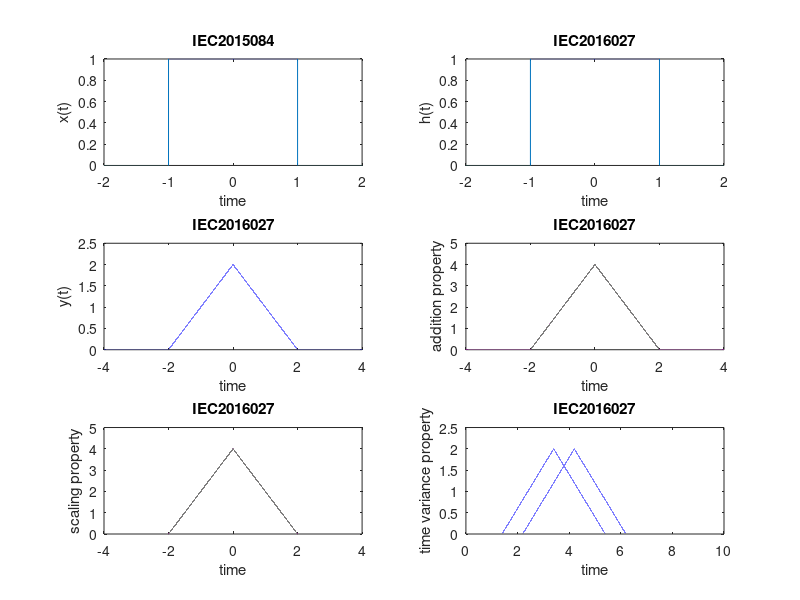

The MATLAB script that drew this image:
t=-2:0.0001:2

x=zeros(size(t));
h=zeros(size(t));
x(t>=-1 & t<=1)=1;
subplot(3,2,1);
plot(t,x);
xlabel('time');
ylabel('x(t)');
title('IEC2015084');

h(t>=-1 & t<=1)=1;
subplot(3,2,2);
plot(t,h);
xlabel('time');
ylabel('h(t)');
title('IEC2016027');

y=conv(x,h);
tt=t(1)+t(1) : 0.0001 : t(end)+t(end);
subplot(3,2,3);
plot(tt,y*0.0001);
xlabel('time');
ylabel('y(t)');
title('IEC2016027')

x2=x+x;
ya=conv(x2,h);
tt=t(1)+t(1) : 0.0001 : t(end)+t(end);
subplot(3,2,4);
plot(tt,ya*0.0001);
yb=y+y;
hold on;
plot(tt,yb*0.0001,'r');
xlabel('time');
ylabel('addition property');
title('IEC2016027');

xs=2*x;
ya=conv(xs,h);
tt=t(1)+t(1) : 0.0001 : t(end)+t(end);
subplot(3,2,5);
plot(tt,ya*0.0001);
yb=2*y;
hold on;
plot(tt,yb*0.0001,'r');
xlabel('time');
ylabel('scaling property');
title('IEC2016027')

t=-1.2:0.0001:1.2;
x1=zeros(size(t));
x1(t>=-0.8 & t<=1.2)=1;
y1=conv(x1,h);
tt=t(1)+t(1) : 0.0001 : t(end)+t(end);
subplot(3,2,6);
plot((1:length(y1))*0.0001,y1*0.0001);
hold on;
pad=zeros(1,0.2/0.0001);
y2=[pad y];
plot((1:length(y2))*0.0001,y2*0.0001,'b');
xlabel('time');
ylabel('time variance property');
title('IEC2016027')
